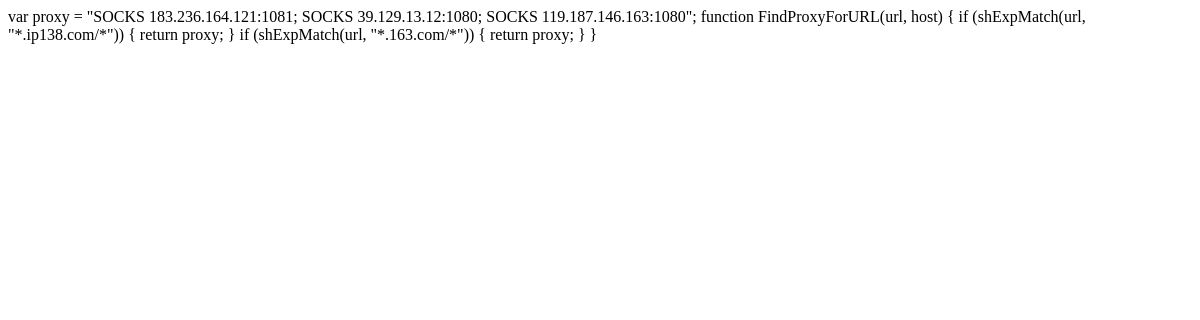
The page /proxy on the database as committed earlier.
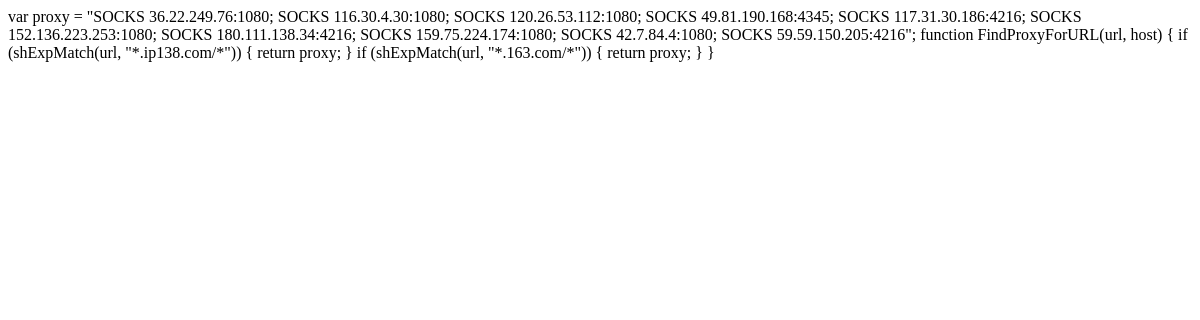
The same page on the database as committed later.
### tables this page shows
CREATE TABLE proxy (
    id        INTEGER   PRIMARY KEY AUTOINCREMENT,
    author_id INTEGER   NOT NULL,
    created   TIMESTAMP,
    updated   TIMESTAMP,
    delay     TEXT,
    ip        TEXT      NOT NULL
                        UNIQUE,
    port      TEXT      NOT NULL,
    FOREIGN KEY (author_id) REFERENCES user (id)
    );

### flaskr/blog.py (the view)
@bp.route('/proxy')
def proxy():
    db = get_db()
    records = db.execute(
        'SELECT ip, port'
        ' FROM proxy p JOIN user u ON p.author_id = u.id'
        ' WHERE updated =(SELECT MAX(updated) FROM proxy)'
        ' ORDER BY delay ASC'
    ).fetchall()
    return render_template('proxy.html', records=records)

### flaskr/auth.py (called while the page is built)
@bp.before_app_request
def load_logged_in_user():
    user_id = session.get('user_id')
    if user_id is None:
        g.user = None
    else:
        g.user = get_db().execute(
            'SELECT * FROM user WHERE id = ?', (user_id,)
        ).fetchone()

### flaskr/db.py (called while the page is built)
def get_db():
    if 'db' not in g:
        g.db = sqlite3.connect(
            current_app.config['DATABASE'],
            detect_types=sqlite3.PARSE_DECLTYPES
        )
        g.db.row_factory = sqlite3.Row
    return g.db

### flaskr/templates/proxy.html
var proxy = "{%+ for r in records -%}SOCKS {{ r['ip'] }}:{{ r['port'] }}{%+ if not loop.last %}; {% endif %}{%- endfor %}";
function FindProxyForURL(url, host) {
if (shExpMatch(url, "*.ip138.com/*")) {
return proxy;
}
if (shExpMatch(url, "*.163.com/*")) {
return proxy;
}
}

Rows that differ between the two databases and show on the page:
removed proxy: ip "183.236.164.121", port "1081"
removed proxy: ip "39.129.13.12", port "1080"
removed proxy: ip "119.187.146.163", port "1080"
added proxy: ip "36.22.249.76", port "1080"
added proxy: ip "116.30.4.30", port "1080"
added proxy: ip "120.26.53.112", port "1080"
added proxy: ip "49.81.190.168", port "4345"
added proxy: ip "117.31.30.186", port "4216"
added proxy: ip "152.136.223.253", port "1080"
added proxy: ip "180.111.138.34", port "4216"
added proxy: ip "159.75.224.174", port "1080"
added proxy: ip "42.7.84.4", port "1080"
added proxy: ip "59.59.150.205", port "4216"
